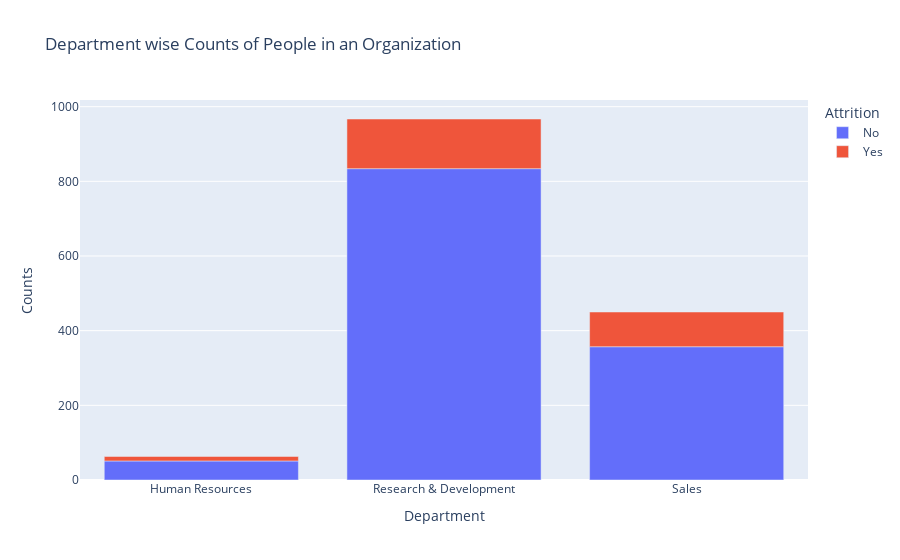

Notebook cell for this chart:
### Markdown cell above
Observation As seen in the above chart, the attrition rate is evidently high at very low income levels- less than 5k monthly. This decreases further- but a minor spike is noticed aorund 10k- indicating the middle class liveliood. They tend to shift towards a better standard of living, and hence move to a different job. When the monthly income is pretty decent, the chances of an employee leaving the organization is low- as seen by the flat line

### Code cell
dept_att=data.groupby(['Department','Attrition']).apply(lambda x:x['DailyRate'].count()).reset_index(name='Counts')
fig=px.bar(dept_att,x='Department',y='Counts',color='Attrition',title='Department wise Counts of People in an Organization')
fig.show()

### Figure 1 — Plotly figure (JSON) as saved in the notebook; plotly's stock layout.template omitted (floating-point values rounded to 4 significant figures)
{"data": [{"alignmentgroup": "True", "hovertemplate": "Attrition=No<br>Department=%{x}<br>Counts=%{y}<extra></extra>", "legendgroup": "No", "marker": {"color": "#636efa", "pattern": {"shape": ""}}, "name": "No", "offsetgroup": "No", "orientation": "v", "showlegend": true, "textposition": "auto", "type": "bar", "x": ["Human Resources", "Research & Development", "Sales"], "xaxis": "x", "y": [51, 834, 357], "yaxis": "y"}, {"alignmentgroup": "True", "hovertemplate": "Attrition=Yes<br>Department=%{x}<br>Counts=%{y}<extra></extra>", "legendgroup": "Yes", "marker": {"color": "#EF553B", "pattern": {"shape": ""}}, "name": "Yes", "offsetgroup": "Yes", "orientation": "v", "showlegend": true, "textposition": "auto", "type": "bar", "x": ["Human Resources", "Research & Development", "Sales"], "xaxis": "x", "y": [12, 133, 93], "yaxis": "y"}], "layout": {"barmode": "relative", "legend": {"title": {"text": "Attrition"}, "tracegroupgap": 0}, "title": {"text": "Department wise Counts of People in an Organization"}, "xaxis": {"anchor": "y", "domain": [0, 1], "title": {"text": "Department"}}, "yaxis": {"anchor": "x", "domain": [0, 1], "title": {"text": "Counts"}}}}
